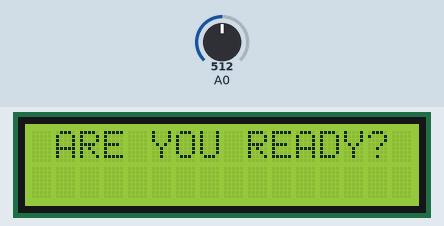
Recording of a sketch running on a simulated Arduino Uno, built with avr-gcc and run on an emulated ATmega328P. Parts: 16×2 character LCD. Inputs (shaded band) come from the test bench; at power-on: A0 = 512. Random numbers use the default seed unless the sketch sets one. At 6.6 s the program stops and its outputs stay as they are.

Above: at 1.2 s.
1.3 s: A0 set to 207
2.8 s: A0 set to 188
At 2.92 s:
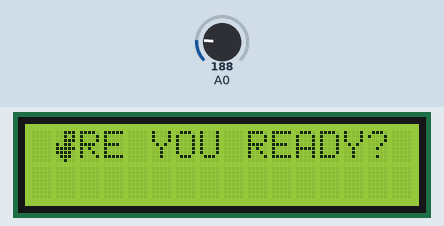
At 3.43 s:
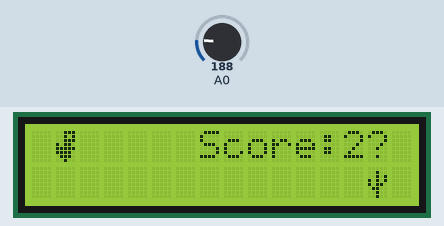
5.0 s: A0 set to 210
At 7.7 s:
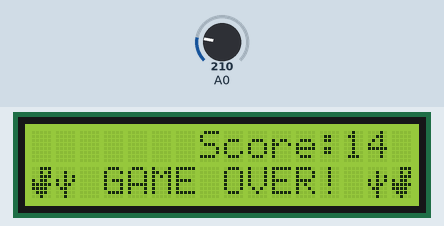
Timing chart, 0 to 8.1 s (numbered marks = the images above; inputs shaded):
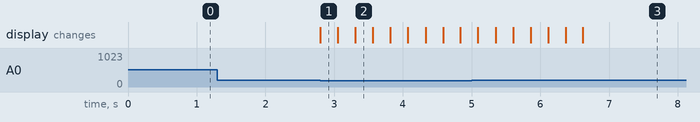

Measured:
- the behaviour switches between 200 and 199 on A0 (found by bisection; images 0 and 1)
- after the input at 1.3 s, every drawn part: stays the same
- after the input at 2.8 s, the display: changes at once (image 1)

The sketch:

offline_game_with_lcd.ino
```cpp
#include <LiquidCrystal.h>
#include <Keypad.h>

#define CMK_HARDWARE

#ifdef CMK_HARDWARE
#define RS 8
#define En 9
#define D4 4
#define D5 5
#define D6 6
#define D7 7

#else
#define RS 12
#define En 11
#define D4 5
#define D5 4
#define D6 3
#define D7 2
#endif

LiquidCrystal lcd(RS, En, D4, D5, D6, D7);

int score = 0;

bool allow_jump = false;

byte dino_l[8] = {
B00000111,
B00000101,
B00000111,
B00010110,
B00011111,
B00011110,
B00001110,
B00000100
};

byte dino_r[8] = {
B00000111,
B00000101,
B00000111,
B00010110,
B00011111,
B00011110,
B00001110,
B00000010
};

byte cactus_small[8] = {
B00000000,
B00000000,
B00000100,
B00000101,
B00010101,
B00010110,
B00001100,
B00000100
};

byte cactus_big[8] = {
B00000000,
B00000100,
B00000101,
B00010101,
B00010110,
B00001100,
B00000100,
B00000100
};

char world[] = {
32, 32, 32, 32, 32, 32, 32, 83, 99, 111, 114, 101, 58, 32, 32, 32,
32, 0, 32, 32, 32, 32, 32, 32, 32, 32, 32, 32, 32, 32, 32, 32,
};

uint8_t scroll_world() {
#ifdef CMK_HARDWARE
delay(250);
#endif

char random_object = random(2, 35);

if (random_object < 4) world[31] = random_object;
else world[31] = 32;
for (int i = 16; i < 32; i++) {
  if (world[i] == 2 or world[i] == 3) {
  char prev = (i < 31) ? world[i + 1] : 32;
  if (world[i - 1] < 2) return 1;
  world[i - 1] = world[i];
  world[i] = prev;
  }
}
world[15] = 32;
if (world[16] < 2) world[16] = 32;
return 0;
}
void update_world() {
  int game_over = scroll_world();
  if (score == 999) {
  lcd.setCursor(0, 0);
  lcd.print(" YOU WIN! ");
  lcd.setCursor(0, 1);
  lcd.write(byte(0));
  lcd.write(byte(32));
  lcd.write(byte(2));
  lcd.write(byte(2));
  lcd.write(byte(2));
  lcd.write(byte(3));
  lcd.write(byte(3));
  lcd.write(byte(3));
  lcd.write(byte(3));
  lcd.write(byte(3));
  lcd.write(byte(3));
  lcd.write(byte(2));
  lcd.write(byte(2));
  lcd.write(byte(2));
  lcd.write(byte(32));
  lcd.write(byte(1));
  while(1);
  }
  if (game_over) {
  lcd.setCursor(0, 1);
  lcd.write(byte(0));
  lcd.write(byte(3));
  lcd.print(" GAME OVER! ");
  lcd.write(byte(3));
  lcd.write(byte(0));
  while(1);
  }
  score++;
  lcd.setCursor(13, 0);
  lcd.print(score);
  lcd.setCursor(0, 0);
  for (int i = 0; i < 32; i++) {
  if (world[i] < 2) world[i] ^= 1;
  if (i == 16) lcd.setCursor(0, 1);
  if (i < 13 || i > 15)
  lcd.write(byte(world[i]));
  }
}
bool get_button() {
  #ifdef CMK_HARDWARE
  int shield_input;
  shield_input = analogRead (0);
  if (shield_input < 200) return LOW; // button up
  else return HIGH;
  #else
  return digitalRead(7);
  #endif
}

void setup() {
  #ifndef CMK_HARDWARE
  pinMode(7, INPUT_PULLUP);
  #endif
  lcd.createChar(0, dino_l);
  lcd.createChar(1, dino_r);
  lcd.createChar(2, cactus_small);
  lcd.createChar(3, cactus_big);
  lcd.begin(16, 2);
}

void loop() {
  lcd.setCursor(0, 0);
  lcd.print(" ARE YOU READY? ");
  while(get_button() == HIGH);
  while(true) {
    allow_jump ^= 1;
    if (get_button() == LOW && allow_jump == true) {
    lcd.setCursor(1, 1);
    lcd.write(byte(32));
    lcd.setCursor(1, 0);
    lcd.write(byte(0));
    world[1] = byte(0);
    world[17] = byte(32);
    for (int i = 0; i < 4; i++) update_world();
    world[1] = byte(32);
    world[17] = byte(0);
    lcd.setCursor(1, 0);
    lcd.write(byte(32));
    lcd.setCursor(1, 1);
    lcd.write(byte(0));
    }
  update_world();
  }
}
```
